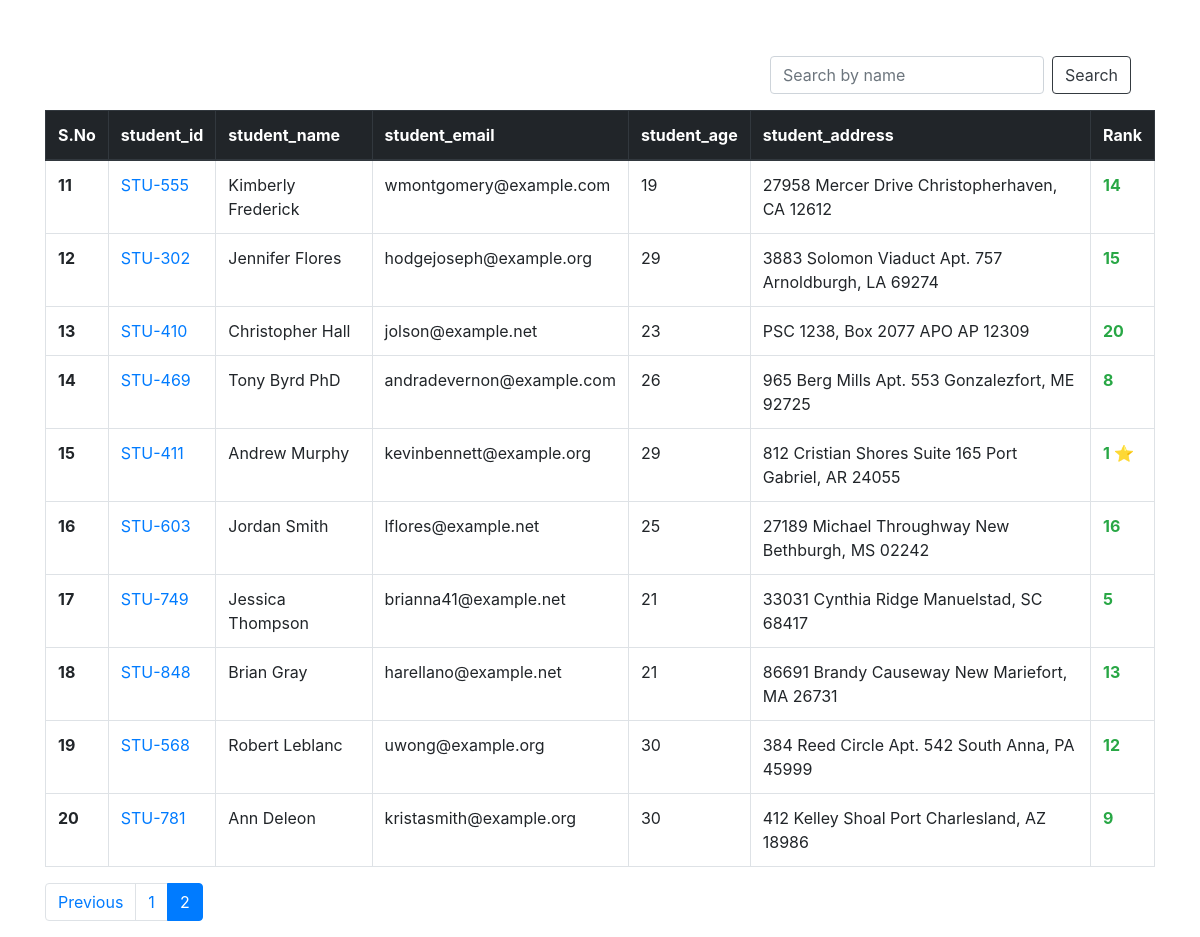
Screenshot of /?page=2 with the database file from the repository.
### students/models.py (models this page shows, shortened)
class Student(models.Model):
    student_id = models.OneToOneField(StudentID,related_name='studentid',on_delete=models.CASCADE)
    student_name = models.CharField(max_length=100)
    student_email = models.EmailField(unique=True)
    student_age = models.IntegerField(default=18)
    student_address = models.TextField()

class StudentID(models.Model):
    student_id = models.CharField(max_length=100)
    def __str__(self):
        return self.student_id

class ReportCard(models.Model):
    student = models.ForeignKey(Student,related_name='reportcard', on_delete=models.CASCADE)
    student_rank = models.IntegerField()
    report_date = models.DateField(auto_now_add=True)
    class Meta:
        unique_together = ['student_rank','report_date']

### students/views.py (the view, shortened to what this page needs)
# urls.py: path('',table,name='table'),
def table(request):
    students = Student.objects.all()
    paginator = Paginator(students, 10)  # Show 10 contacts per page.
    page_number = request.GET.get("page")
    page_obj = paginator.get_page(page_number)
    starting_rank = (page_obj.number - 1) * paginator.per_page + 1
    for student in page_obj:
        student.rank = starting_rank
        starting_rank += 1
    context = {
        'students':page_obj,
    }
    return render(request,'table.html',context)

### templates/table.html (shortened to what this page needs)
<!DOCTYPE html>
<html lang="en">
<head>
    <link rel="stylesheet" href="https://cdn.jsdelivr.net/npm/bootstrap@4.1.3/dist/css/bootstrap.min.css">
</head>
<body>
    <div class="container mt-5">
        <nav class="navbar d-flex flex-row-reverse m-2 ">
            <form class=" form-inline" >
              <input class="form-control mr-sm-2" type="text" name="search" placeholder="Search by name">
              <button class="btn btn-outline-dark my-2 my-sm-0" type="submit">Search</button>
            </form>
          </nav>
        <table class="table table-bordered">
            <thead class="thead-dark">
                <tr>
                    <th scope="col">S.No</th>
                    <th scope="col">student_id</th>
                    <th scope="col">student_name</th>
                    <th scope="col">student_email</th>
                    <th scope="col">student_age</th>
                    <th scope="col">student_address</th>
                    <th scope="col">Rank</th>
                </tr>
            </thead>
            <tbody class="">
                {% for s in students %}
                <tr>
                    <th scope="row" >{{s.rank}}</th>
                    <td>
                        <a href="{% url 'seemarks' s.student_id%}">{{s.student_id}}</a>
                    </td>
                    <td>{{s.student_name}}</td>
                    <td>{{s.student_email}}</td>
                    <td>{{s.student_age}}</td>
                    <td>{{s.student_address}}</td>
                    <th class="text-success">
                    {% for r in s.reportcard.all %}
                    {% if r.student_rank == 1 or r.student_rank == 2 or r.student_rank == 3 %}
                    {{ r.student_rank }} ⭐
                    {% else %}
                        {{ r.student_rank }}
                    {% endif %}
                    {% endfor %}
                    </th>
                    {% endfor %}
                </tr>
            </tbody>
        </table>
            <nav aria-label="Page navigation example">
            <ul class="pagination">
                {% if students.has_previous %}
                    <li class="page-item"><a class="page-link" href="?page={{ students.previous_page_number }}">Previous</a></li>
                {% endif %}
                {% for s in students.paginator %}
                {% if s.number == students.number %}
                <li class="page-item active"><a class="page-link" href="?page={{s.number}}">{{s.number}}</a></li>
                {% elif s.number == students.previous_page_number %}
                    <li class="page-item"><a class="page-link" href="?page={{s.number}}">{{s.number}}</a></li>
                {% elif s.number == students.next_page_number %}
                    <li class="page-item"><a class="page-link" href="?page={{s.number}}">{{s.number}}</a></li>
                {% endif %}
                {% endfor %}
            </ul>
            </nav>
    </div>
</body>
</html>

### rows the page displays
Student: rank "11", student_id "STU-555", student_name "Kimberly Frederick", student_email "wmontgomery@example.com", student_age "19", student_address "27958 Mercer Drive Christopherhaven, CA 12612"
ReportCard: student_rank "14"
Student: rank "12", student_id "STU-302", student_name "Jennifer Flores", student_email "hodgejoseph@example.org", student_age "29", student_address "3883 Solomon Viaduct Apt. 757 Arnoldburgh, LA 69274"
ReportCard: student_rank "15"
Student: rank "13", student_id "STU-410", student_name "Christopher Hall", student_email "jolson@example.net", student_age "23", student_address "PSC 1238, Box 2077 APO AP 12309"
ReportCard: student_rank "20"
Student: rank "14", student_id "STU-469", student_name "Tony Byrd PhD", student_email "andradevernon@example.com", student_age "26", student_address "965 Berg Mills Apt. 553 Gonzalezfort, ME 92725"
ReportCard: student_rank "8"
Student: rank "15", student_id "STU-411", student_name "Andrew Murphy", student_email "kevinbennett@example.org", student_age "29", student_address "812 Cristian Shores Suite 165 Port Gabriel, AR 24055"
ReportCard: student_rank "1"
Student: rank "16", student_id "STU-603", student_name "Jordan Smith", student_email "lflores@example.net", student_age "25", student_address "27189 Michael Throughway New Bethburgh, MS 02242"
ReportCard: student_rank "16"
Student: rank "17", student_id "STU-749", student_name "Jessica Thompson", student_email "brianna41@example.net", student_age "21", student_address "33031 Cynthia Ridge Manuelstad, SC 68417"
ReportCard: student_rank "5"
Student: rank "18", student_id "STU-848", student_name "Brian Gray", student_email "harellano@example.net", student_age "21", student_address "86691 Brandy Causeway New Mariefort, MA 26731"
ReportCard: student_rank "13"
Student: rank "19", student_id "STU-568", student_name "Robert Leblanc", student_email "uwong@example.org", student_age "30", student_address "384 Reed Circle Apt. 542 South Anna, PA 45999"
ReportCard: student_rank "12"
Student: rank "20", student_id "STU-781", student_name "Ann Deleon", student_email "kristasmith@example.org", student_age "30", student_address "412 Kelley Shoal Port Charlesland, AZ 18986"
ReportCard: student_rank "9"

### other values shown
{{ s.number }} "1"
{{ s.number }} "2"
